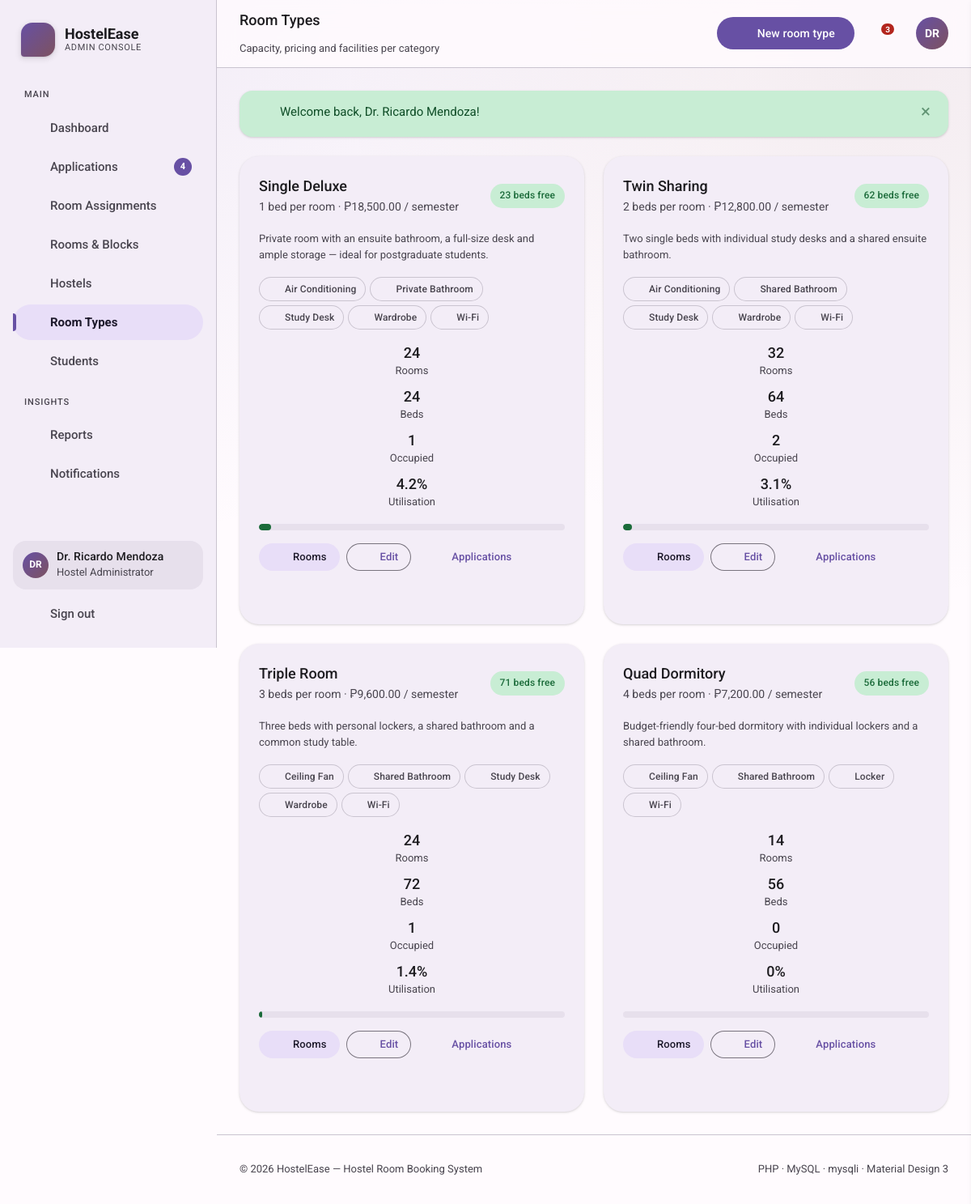
Screenshot of /admin/room-types.php (signed in) with the database file from the repository.
### tables this page shows
CREATE TABLE users (
  id            INT UNSIGNED NOT NULL AUTO_INCREMENT,
  role          ENUM('student','admin') NOT NULL DEFAULT 'student',
  student_id    VARCHAR(20)  DEFAULT NULL,
  full_name     VARCHAR(120) NOT NULL,
  email         VARCHAR(150) NOT NULL,
  phone         VARCHAR(25)  DEFAULT NULL,
  password_hash VARCHAR(255) NOT NULL,
  gender        ENUM('male','female','other') DEFAULT NULL,
  programme     VARCHAR(120) DEFAULT NULL,
  year_level    VARCHAR(20)  DEFAULT NULL,
  address       VARCHAR(255) DEFAULT NULL,
  emergency_contact_name  VARCHAR(120) DEFAULT NULL,
  emergency_contact_phone VARCHAR(25)  DEFAULT NULL,
  status        ENUM('active','suspended') NOT NULL DEFAULT 'active',
  created_at    TIMESTAMP NOT NULL DEFAULT CURRENT_TIMESTAMP,
  updated_at    TIMESTAMP NOT NULL DEFAULT CURRENT_TIMESTAMP ON UPDATE CURRENT_TIMESTAMP,
  PRIMARY KEY (id),
  UNIQUE KEY uq_users_email (email),
  UNIQUE KEY uq_users_student_id (student_id),
  KEY idx_users_role (role)
);

CREATE TABLE room_types (
  id          INT UNSIGNED NOT NULL AUTO_INCREMENT,
  name        VARCHAR(80) NOT NULL,
  capacity    TINYINT UNSIGNED NOT NULL DEFAULT 1,
  price       DECIMAL(10,2) NOT NULL DEFAULT 0.00,
  facilities  VARCHAR(500) DEFAULT NULL,
  description VARCHAR(500) DEFAULT NULL,
  created_at  TIMESTAMP NOT NULL DEFAULT CURRENT_TIMESTAMP,
  PRIMARY KEY (id),
  UNIQUE KEY uq_room_type_name (name)
);

### admin/room-types.php (the view, shortened to what this page needs)
<?php
require_once __DIR__ . '/../includes/header.php';
$types = db_all(
    $conn,
    "SELECT rt.*, COUNT(r.id) rooms, COALESCE(SUM(r.occupied),0) occupied,
            COALESCE(SUM(rt.capacity),0) beds, COALESCE(SUM(rt.capacity - r.occupied),0) vacant
       FROM room_types rt LEFT JOIN rooms r ON r.room_type_id = rt.id
      GROUP BY rt.id ORDER BY rt.capacity, rt.price"
);
$editing = get_int('edit') ? db_one($conn, 'SELECT * FROM room_types WHERE id = ?', 'i', [get_int('edit')]) : null;
page_header('Room Types', 'room-types', 'Capacity, pricing and facilities per category', [
    ['label' => 'New room type', 'href' => 'room-types.php?new=1', 'class' => '', 'icon' => 'add'],
]);
?>
<div class="grid" style="grid-template-columns:<?= (get_int('new') || $editing) ? 'minmax(0,400px) minmax(0,1fr)' : 'minmax(0,1fr)' ?>;gap:24px;align-items:start">
<div class="grid g-2">
  <?php foreach ($types as $i => $t):
      $occ = (int)$t['beds'] > 0 ? round(((int)$t['occupied'] / (int)$t['beds']) * 100, 1) : 0;
  ?>
    <article class="card card-hover anim-rise anim-rise-<?= ($i % 4) + 1 ?>">
      <div class="card-header">
        <div>
          <h3 class="title-m mb-0"><?= e($t['name']) ?></h3>
          <p class="card-sub"><?= (int)$t['capacity'] ?> bed<?= (int)$t['capacity'] === 1 ? '' : 's' ?> per room &middot; <?= money($t['price']) ?> / semester</p>
        </div>
        <span class="chip <?= (int)$t['vacant'] > 0 ? 'chip-success' : 'chip-danger' ?>"><?= (int)$t['vacant'] ?> beds free</span>
      </div>
      <p class="tiny mb-2"><?= e($t['description'] ?: '') ?></p>
      <div class="row wrap mb-2" style="gap:5px"><?= facility_chips($t['facilities']) ?></div>
      <div class="grid g-4 mb-2" style="gap:8px;text-align:center">
        <div><div class="title-m mb-0"><?= (int)$t['rooms'] ?></div><div class="tiny">Rooms</div></div>
        <div><div class="title-m mb-0"><?= (int)$t['beds'] ?></div><div class="tiny">Beds</div></div>
        <div><div class="title-m mb-0"><?= (int)$t['occupied'] ?></div><div class="tiny">Occupied</div></div>
        <div><div class="title-m mb-0"><?= $occ ?>%</div><div class="tiny">Utilisation</div></div>
      </div>
      <?= occupancy_bar((int)$t['occupied'], max(1, (int)$t['beds'])) ?>
      <div class="row wrap mt-2" style="gap:8px">
        <a class="btn btn-sm btn-tonal" href="rooms.php?type=<?= (int)$t['id'] ?>"><?= icon('layers', 'icon icon-sm') ?> Rooms</a>
        <a class="btn btn-sm btn-outlined" href="room-types.php?edit=<?= (int)$t['id'] ?>"><?= icon('edit', 'icon icon-sm') ?> Edit</a>
        <a class="btn btn-sm btn-text" href="applications.php?type=<?= (int)$t['id'] ?>"><?= icon('assignment', 'icon icon-sm') ?> Applications</a>
        <form method="post" style="display:inline">
          <button class="btn btn-sm btn-text" style="--btn-fg:var(--md-error)" data-confirm="Delete room type <?= e($t['name']) ?>?"><?= icon('delete', 'icon icon-sm') ?></button>
        </form>
      </div>
    </article>
  <?php endforeach; ?>
</div>
</div>
<?php page_footer(); ?>

### includes/header.php (shortened to what this page needs)
<?php
require_once __DIR__ . '/functions.php';
$__USER = current_user();
function initials(?string $name): string
{
    $parts = preg_split('/\s+/', trim((string)$name));
    $out = '';
    foreach (array_slice($parts, 0, 2) as $p) {
        if ($p !== '') {
            $out .= mb_strtoupper(mb_substr($p, 0, 1));
        }
    }
    return $out ?: '?';
}
function nav_items(string $role): array
{
    if ($role === 'admin') {
        return [
            'main' => [
                ['dashboard.php',        'dashboard',   'Dashboard'],
                ['applications.php',     'assignment',  'Applications',  'pending_badge'],
                ['assignments.php',      'bed',         'Room Assignments'],
                ['rooms.php',            'layers',      'Rooms & Blocks'],
                ['hostels.php',          'apartment',   'Hostels'],
                ['room-types.php',       'money',       'Room Types'],
                ['students.php',         'people',      'Students'],
            ],
            'insights' => [
                ['reports.php',          'chart',       'Reports'],
                ['../notifications.php', 'notifications', 'Notifications'],
            ],
        ];
    }
    return [
        'main' => [
            ['dashboard.php',      'dashboard',   'My Dashboard'],
            ['hostels.php',        'apartment',   'Browse Hostels'],
            ['search-rooms.php',   'search',      'Find a Room'],
            ['apply.php',          'add',         'New Application'],
            ['my-bookings.php',    'assignment',  'My Applications'],
            ['my-assignment.php',  'key',         'My Room'],
        ],
        'insights' => [
            ['../notifications.php', 'notifications', 'Notifications', 'unread_badge'],
            ['../profile.php',     'person',      'My Profile'],
        ],
    ];
}
function pending_applications_count(): int
{
    global $conn;
    $res = mysqli_query($conn, "SELECT COUNT(*) c FROM bookings WHERE status = 'pending'");
    $row = $res ? mysqli_fetch_assoc($res) : null;
    return (int)($row['c'] ?? 0);
}
function page_header(string $title, string $active = '', string $subtitle = '', array $actions = []): void
{
    global $__USER;
    $user = $__USER ?: current_user();
    $role = $user['role'] ?? 'guest';
    $base = $role === 'admin' ? 'admin/' : ($role === 'student' ? 'student/' : '');
    $unread = $user ? unread_notification_count((int)$user['id']) : 0;
    $pending = $role === 'admin' ? pending_applications_count() : 0;
    ?>
<!DOCTYPE html>
<html lang="en">
<head>
<link rel="stylesheet" href="<?= app_url('assets/css/fonts.css') ?>">
<link rel="stylesheet" href="<?= app_url('assets/css/material-you.css') ?>">
</head>
<body>
<div class="app">
  <aside class="rail" id="rail" aria-label="Main navigation">
    <div class="brand">
      <div class="brand-mark"><?= icon('apartment') ?></div>
      <div class="brand-text">
        <span class="brand-name"><?= APP_NAME ?></span>
        <span class="brand-sub"><?= e($role === 'admin' ? 'Admin Console' : 'Student Portal') ?></span>
      </div>
    </div>
    <?php foreach (nav_items($role) as $section => $items): ?>
      <div class="rail-section"><?= e($section) ?></div>
      <?php foreach ($items as $it):
          [$file, $ico, $label] = $it;
          $isRootPage = str_starts_with($file, '../');
          $file = preg_replace('#^(\.\./)+#', '', $file);
          $badge = $it[3] ?? null;
          $isActive = ($active === basename($file, '.php'));
          $count = null;
          if ($badge === 'pending_badge' && $pending > 0) $count = $pending;
      ?>
        <a class="nav-item<?= $isActive ? ' active' : '' ?>" href="<?= app_url(($isRootPage ? '' : $base) . $file) ?>"<?= $isActive ? ' aria-current="page"' : '' ?>>
          <?= icon($ico) ?><span><?= e($label) ?></span>
          <?php if ($count !== null): ?><span class="nav-badge"><?= $count ?></span><?php endif; ?>
        </a>
      <?php endforeach; ?>
    <?php endforeach; ?>
    <div class="rail-footer">
      <?php if ($user): ?>
        <div class="rail-user mb-1">
          <div class="avatar sm"><?= e(initials($user['full_name'])) ?></div>
          <div class="grow" style="min-width:0">
            <div class="label-m" style="white-space:nowrap;overflow:hidden;text-overflow:ellipsis"><?= e($user['full_name']) ?></div>
            <div class="tiny"><?= e($role === 'admin' ? 'Hostel Administrator' : ($user['student_id'] ?: 'Student')) ?></div>
          </div>
        </div>
      <?php endif; ?>
      <a class="nav-item" href="<?= app_url('logout.php') ?>">
        <?= icon('logout') ?><span>Sign out</span>
      </a>
    </div>
  </aside>
  <div class="main">
    <header class="topbar">
      <div class="grow" style="min-width:0">
        <h1 class="title-m mb-0" style="white-space:nowrap;overflow:hidden;text-overflow:ellipsis"><?= e($title) ?></h1>
        <?php if ($subtitle): ?><p class="tiny mb-0"><?= $subtitle ?></p><?php endif; ?>
      </div>
      <?php foreach ($actions as $a): ?>
        <a class="btn <?= e($a['class'] ?? '') ?>" href="<?= e($a['href']) ?>">
          <?php if (!empty($a['icon'])): ?><?= icon($a['icon']) ?><?php endif; ?>
          <?= e($a['label']) ?>
        </a>
      <?php endforeach; ?>
      <button class="icon-btn" data-notif-toggle aria-label="Notifications (<?= $unread ?> unread)">
        <?php if ($unread > 0): ?><span class="dot"><?= $unread > 9 ? '9+' : $unread ?></span><?php endif; ?>
      </button>
      <?php if ($user): ?>
        <a class="avatar" href="<?= app_url('profile.php') ?>" title="<?= e($user['full_name']) ?>" aria-label="My profile"><?= e(initials($user['full_name'])) ?></a>
      <?php endif; ?>
    </header>
    <main class="content" id="main">
      <?= flash_render() ?>
    <?php
}
function page_footer(string $fab = ''): void
{
    ?>
    </main>
    <footer class="footer">
      <div class="row-between">
        <span>&copy; <?= date('Y') ?> <?= APP_NAME ?> &mdash; <?= e(APP_TAGLINE) ?></span>
        <span>PHP &middot; MySQL &middot; mysqli &middot; Material Design 3</span>
      </div>
    </footer>
  </div>
</div>
</body>
</html>
    <?php
}

### includes/functions.php (shortened to what this page needs)
<?php
require_once __DIR__ . '/config.php';
function e(?string $value): string
{
    return htmlspecialchars((string)$value, ENT_QUOTES | ENT_SUBSTITUTE, 'UTF-8');
}
function money(float|string|null $amount): string
{
    return CURRENCY . number_format((float)$amount, 2);
}
function app_url(string $path = ''): string
{
    static $prefix = null;
    if ($prefix === null) {
        $scriptDir = rtrim(str_replace('\\', '/', dirname($_SERVER['SCRIPT_NAME'] ?? '/')), '/');
        if ($scriptDir === '' || $scriptDir === '.') {
            $prefix = rtrim(BASE_URL, '/') . '/';
        } else {
            $depth   = substr_count($scriptDir, '/');
            $baseDir = rtrim(BASE_URL, '/');
            $prefix  = ($baseDir !== '' ? $baseDir . '/' : '') . str_repeat('../', $depth);
        }
    }
    return $prefix . ltrim($path, '/');
}
function flash_render(): string
{
    $out = '<div class="flash-stack">';
    foreach ($_SESSION['flash'] as $f) {
        $out .= '<div class="alert alert-' . e($f['type']) . '" role="status">'
              . '<span class="alert-icon">' . icon_for($f['type']) . '</span>'
              . '<span>' . e($f['message']) . '</span>'
              . '<button type="button" class="alert-close" aria-label="Dismiss" onclick="this.parentElement.remove()">&times;</button>'
              . '</div>';
    }
    $out .= '</div>';
    return $out;
}
function icon_for(string $type): string
{
    return match ($type) {
        'success' => icon('check_circle'),
        'danger', 'error' => icon('error'),
        'warning' => icon('warning'),
        default   => icon('info'),
    };
}
function current_user(): ?array
{
    global $conn;
    static $cache = null;
    if ($cache !== null) {
        return $cache;
    }
    $stmt = mysqli_prepare($conn, 'SELECT * FROM users WHERE id = ? LIMIT 1');
    mysqli_stmt_bind_param($stmt, 'i', $_SESSION['user_id']);
    mysqli_stmt_execute($stmt);
    $res  = mysqli_stmt_get_result($stmt);
    $cache = mysqli_fetch_assoc($res) ?: null;
    return $cache;
}
function unread_notification_count(int $userId): int
{
    global $conn;
    $stmt = mysqli_prepare($conn, 'SELECT COUNT(*) c FROM notifications WHERE user_id = ? AND is_read = 0');
    mysqli_stmt_bind_param($stmt, 'i', $userId);
    mysqli_stmt_execute($stmt);
    $row = mysqli_fetch_assoc(mysqli_stmt_get_result($stmt));
    return (int)($row['c'] ?? 0);
}
function icon(string $name, string $class = 'icon'): string
{
    $d = $paths[$name] ?? $paths['info'];
    return '<svg class="' . e($class) . '" viewBox="0 0 24 24" fill="currentColor" aria-hidden="true" focusable="false">' . $d . '</svg>';
}
function facility_chips(?string $facilities): string
{
    $out = '';
    foreach (array_filter(array_map('trim', explode(',', $facilities))) as $f) {
        $out .= '<span class="chip chip-outline">' . icon_for_facility($f) . e($f) . '</span>';
    }
    return $out;
}
function icon_for_facility(string $facility): string
{
    $f = strtolower($facility);
    return match (true) {
        str_contains($f, 'wi-fi'), str_contains($f, 'wifi'), str_contains($f, 'internet') => icon('wifi', 'icon icon-xs'),
        str_contains($f, 'air'), str_contains($f, 'ac'), str_contains($f, 'cool')          => icon('ac_unit', 'icon icon-xs'),
        str_contains($f, 'laundry'), str_contains($f, 'wash')                              => icon('local_laundry', 'icon icon-xs'),
        str_contains($f, 'security'), str_contains($f, 'cctv'), str_contains($f, 'guard')  => icon('security', 'icon icon-xs'),
        str_contains($f, 'gym'), str_contains($f, 'fitness')                               => icon('fitness', 'icon icon-xs'),
        str_contains($f, 'canteen'), str_contains($f, 'kitchen'), str_contains($f, 'dining') => icon('restaurant', 'icon icon-xs'),
        str_contains($f, 'parking')                                                        => icon('directions_car', 'icon icon-xs'),
        str_contains($f, 'power'), str_contains($f, 'generator'), str_contains($f, 'electric') => icon('bolt', 'icon icon-xs'),
        default => icon('check', 'icon icon-xs'),
    };
}
function occupancy_bar(int $occupied, int $capacity): string
{
    $capacity = max(1, $capacity);
    $pct = (int)round(($occupied / $capacity) * 100);
    $tone = $pct >= 100 ? 'bar-full' : ($pct >= 70 ? 'bar-high' : 'bar-low');
    return '<div class="bar" role="img" aria-label="' . $occupied . ' of ' . $capacity . ' beds occupied">'
         . '<span class="bar-fill ' . $tone . '" style="width:' . $pct . '%"></span></div>';
}
function db_all(mysqli $conn, string $sql, string $types = '', array $params = []): array
{
    $stmt = mysqli_prepare($conn, $sql);
    if ($types !== '' && $params !== []) {
        mysqli_stmt_bind_param($stmt, $types, ...$params);
    }
    mysqli_stmt_execute($stmt);
    $rows = mysqli_fetch_all(mysqli_stmt_get_result($stmt), MYSQLI_ASSOC);
    return $rows;
}
function get_int(string $key, int $default = 0): int
{
    return isset($_GET[$key]) && $_GET[$key] !== '' ? (int)$_GET[$key] : $default;
}

### rows the page displays
users: role "ADMIN CONSOLE", full_name "DR", full_name "Dr. Ricardo Mendoza", role "Hostel Administrator"
room_types: name "Single Deluxe", capacity "1", price "₱18,500.00", vacant "23", description "Private room with an ensuite bathroom, a full-size desk and ample storage — ideal for postgraduate students.", f "Air Conditioning", f "Private Bathroom", f "Study Desk", f "Wardrobe", f "Wi-Fi", rooms "24", beds "24", occupied "1", occ "4.2", $pct 4 (drawn)
room_types: name "Twin Sharing", capacity "2", shows "s", price "₱12,800.00", vacant "62", description "Two single beds with individual study desks and a shared ensuite bathroom.", f "Air Conditioning", f "Shared Bathroom", f "Study Desk", f "Wardrobe", f "Wi-Fi", rooms "32", beds "64", occupied "2", occ "3.1", $pct 3 (drawn)
room_types: name "Triple Room", capacity "3", shows "s", price "₱9,600.00", vacant "71", description "Three beds with personal lockers, a shared bathroom and a common study table.", f "Ceiling Fan", f "Shared Bathroom", f "Study Desk", f "Wardrobe", f "Wi-Fi", rooms "24", beds "72", occupied "1", occ "1.4"
room_types: name "Quad Dormitory", capacity "4", shows "s", price "₱7,200.00", vacant "56", description "Budget-friendly four-bed dormitory with individual lockers and a shared bathroom.", f "Ceiling Fan", f "Shared Bathroom", f "Locker", f "Wi-Fi", rooms "14", beds "56", occupied "0", occ "0"

### other values shown
APP_NAME "HostelEase"
$section "MAIN"
$label "Dashboard"
$label "Applications"
$count "4"
$label "Room Assignments"
$label "Rooms & Blocks"
$label "Hostels"
$label "Room Types"
$label "Students"
$section "INSIGHTS"
$label "Reports"
$label "Notifications"
$title "Room Types"
$subtitle "Capacity, pricing and facilities per category"
